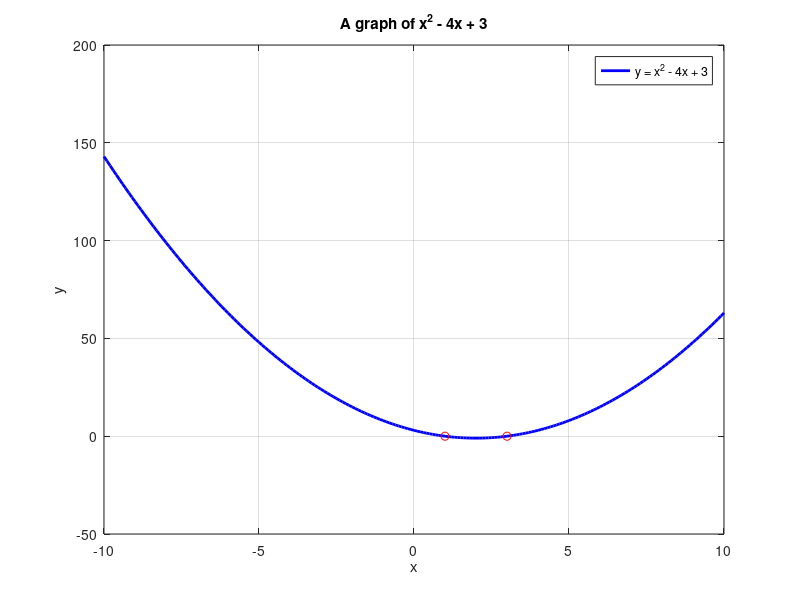

This figure's MATLAB source:
coeff = [1 -4 3];
r = roots(coeff)
x = -10:0.1:10;
y = x.^2 - 4.*x + 3;
plot(x,y, 'b-', 'LineWidth',2)
xlabel('x')
ylabel('y')
title('A graph of x^2 - 4x + 3')
grid on
hold on

plot(r, zeros (size(r)), 'ro')
legend('y = x^2 - 4x + 3')
